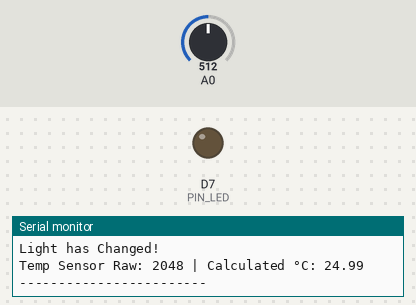
Recording of a sketch running on a simulated ESP8266 (NodeMCU). On the bench: output pins drawn as LEDs (lit = HIGH), the last lines printed to the serial monitor. Inputs (shaded band) come from the test bench; at power-on: A0 = 512 (analog values on the 0–1023 scale).

Above: at 1.2 s.
1.3 s: A0 set to 0
At 2.3 s:
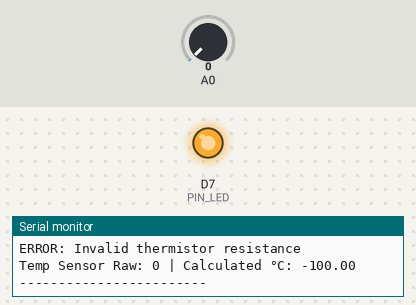
3.0 s: A0 set to 716
At 4.1 s:
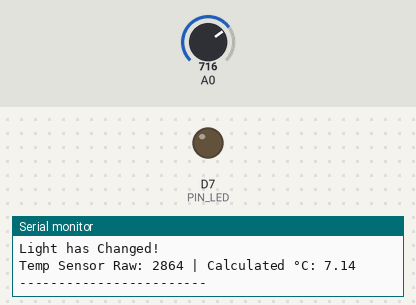
Timing chart, 0 to 6.0 s (numbered marks = the images above; inputs shaded):
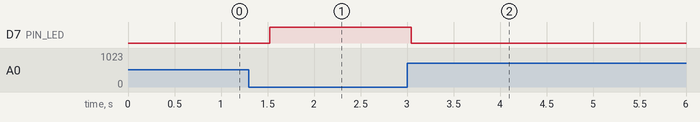

Measured:
- after the input at 1.3 s, D7 (PIN_LED): LOW → HIGH after 0.22 s
- after the input at 3.0 s, D7 (PIN_LED): HIGH → LOW at once

The sketch:

hardware.ino
```cpp
/*
 * hardware.ino
 *
 * Monitors ambient light and temperature using:
 * - Photoresistor (D0)
 * - Analog thermistor (D1)
 * - Digital threshold pin from temperature sensor (D2)
 * Triggers alerts on fire-level temperature or light spike.
 *
 * Author: Bill Turbadrakh
 * Created: 2025-05-13
 * Modified: 2025-05-13
 */


// === Pin Definitions ===
const int PIN_PHOTO = D0;
const int PIN_TEMP_ANALOG = D1;
const int PIN_TEMP_DIGITAL = D2;
const int PIN_LED = D7;

// === Constants ===
const float SERIES_RESISTOR_OHM = 10000.0;
const float NOMINAL_RESISTANCE_OHM = 10000.0;
const float NOMINAL_TEMP_K = 298.15;  // 25°C in Kelvin
const float BETA_COEFF = 3950.0;

const int LIGHT_THRESHOLD = 800;
const float TEMP_DELTA_THRESHOLD_C = 3.0;
const float FIRE_THRESHOLD_C = 25.0;

// === Globals ===
float g_baseline_temp_c = -100.0;  // Set after first reading

void setup() {
  Serial.begin(115200);
  while (!Serial) continue;

  analogReadResolution(12);  // ESP32 ADC: 0–4095

  pinMode(PIN_PHOTO, INPUT);
  pinMode(PIN_TEMP_ANALOG, INPUT);
  pinMode(PIN_TEMP_DIGITAL, INPUT);
  pinMode(PIN_LED, OUTPUT);
  digitalWrite(PIN_LED, HIGH);  // LED default ON

  Serial.println(F("[environment_sensor] System initialized."));
}

void loop() {
  // === Light Sensor Reading ===
  int light_sum = 0;
  for (int i = 0; i < 10; i++) {
    light_sum += analogRead(PIN_PHOTO);
  }
  int light_avg = light_sum / 10;

  Serial.print(F("Light Sensor Avg: "));
  Serial.println(light_avg);

  if (light_avg > LIGHT_THRESHOLD) {
    Serial.println(F("Light has Changed!"));
    digitalWrite(PIN_LED, LOW);
  } else {
    digitalWrite(PIN_LED, HIGH);
  }

  // === Temperature Sensor Reading (Analog) ===
  int temp_raw = analogRead(PIN_TEMP_ANALOG);
  float voltage_ratio = temp_raw / 4095.0;

  float resistance_ohm = (voltage_ratio / (1.0 - voltage_ratio)) * SERIES_RESISTOR_OHM;
  float temperature_c = -100.0;

  if (resistance_ohm > 0.0) {
    float temp_k = 1.0 / (log(resistance_ohm / NOMINAL_RESISTANCE_OHM) / BETA_COEFF + (1.0 / NOMINAL_TEMP_K));
    temperature_c = temp_k - 273.15;
  } else {
    Serial.println(F("ERROR: Invalid thermistor resistance"));
  }

  Serial.print(F("Temp Sensor Raw: "));
  Serial.print(temp_raw);
  Serial.print(F(" | Calculated °C: "));
  Serial.println(temperature_c, 2);


  // === Fire or Temperature Spike Detection ===
  if (g_baseline_temp_c <= 23.0) {
    g_baseline_temp_c = temperature_c;
    Serial.println(F("Baseline temperature established."));
  } else {
    if (temperature_c - g_baseline_temp_c > TEMP_DELTA_THRESHOLD_C) {
      Serial.println(F("Temperature spike detected!"));
    }

    if (temperature_c >= FIRE_THRESHOLD_C) {
      Serial.println(F("FIRE ALERT: Temperature exceeds fire threshold!"));
      digitalWrite(PIN_LED, LOW);
    }
  }

  Serial.println(F("------------------------"));
  delay(500);  // 2 Hz loop rate
}
```
